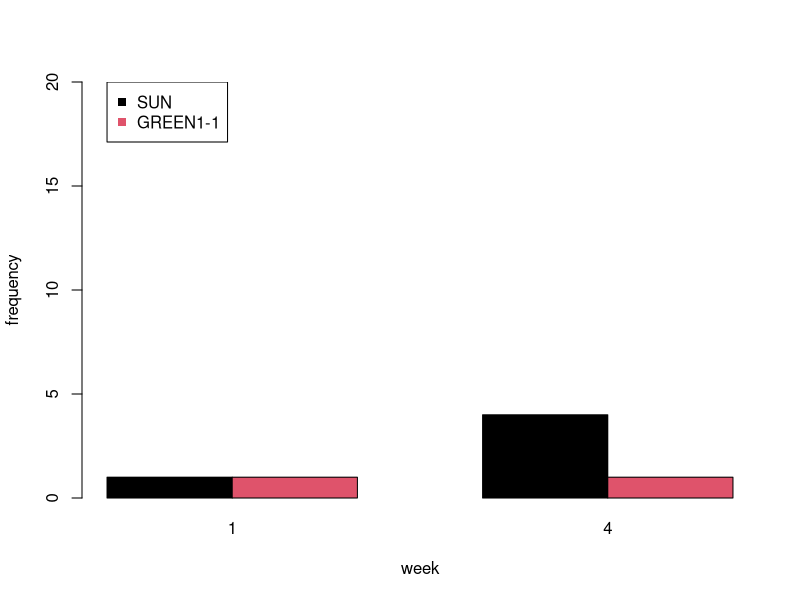
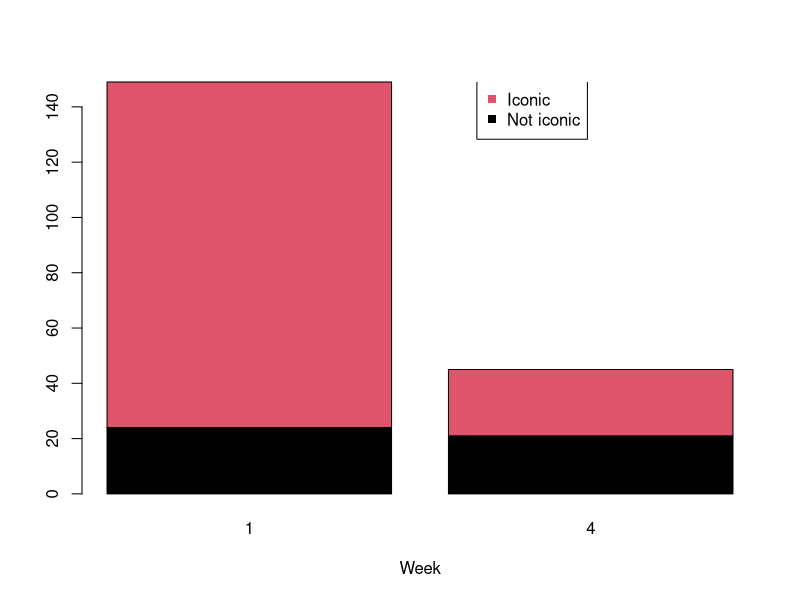
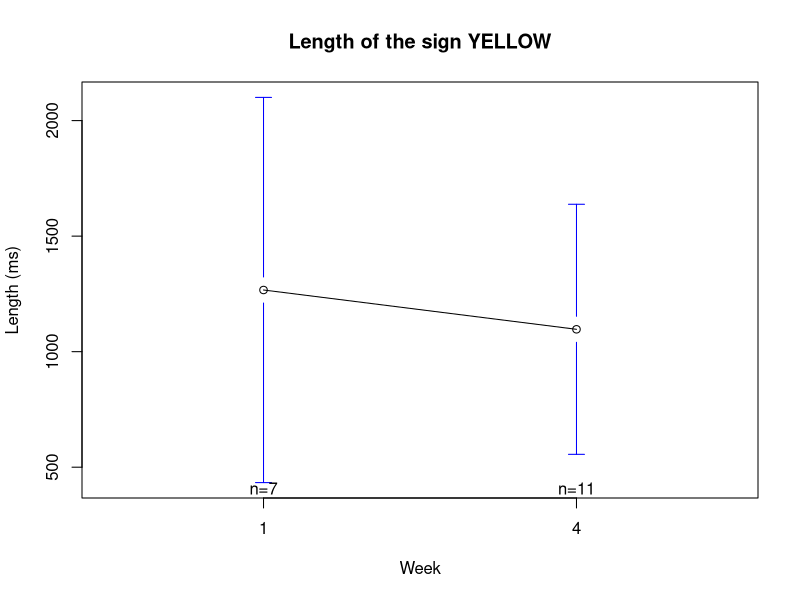
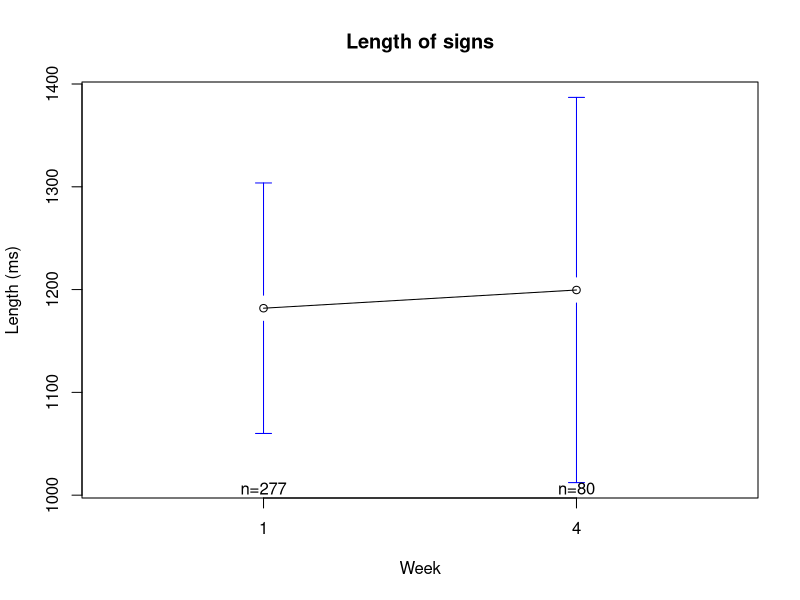
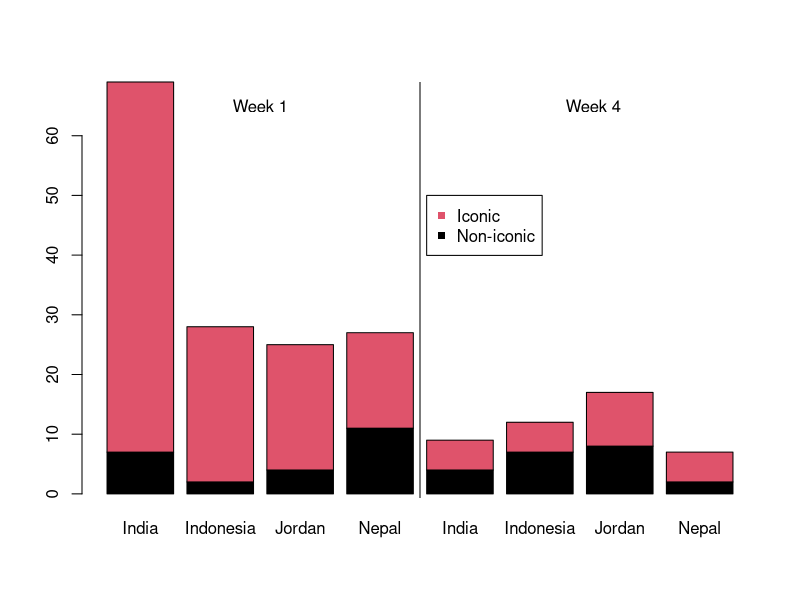

Source code (R) for these figures, in order: (Note: this script raises an error after producing the figures.)
library(ggplot2)
setwd("~/Documents/MPI/KangSukColours/ColourExperiment/analysis/")

d = read.csv("../data/processedData/variants_processed.csv", stringsAsFactors = F)

colourNumbers = c("1","5","7","14",'18','24')
colourNames = c("red",'brown','black','green','yellow','pink')
names(colourNames) = colourNumbers
colourNamesDark = c("dark red", 'orange', 'gray', 'dark green','gold', 'purple')


d = d[d$trial_value %in% colourNumbers,]

d$trialColourName = colourNames[d$trial_value]
d$trialColourName = factor(d$trialColourName, levels = colourNames)

sun = table(d[d$sign_value=="SUN",]$week)
yellow = table(d[d$sign_value=="GREEN1-1",]$week)

barplot(rbind(sun,yellow), beside=T, xlab='week', ylab='frequency', ylim=c(0,20),col=1:2)
legend(1,20,legend=c("SUN","GREEN1-1"), col=1:2, pch=15)

pdf("../results/descriptive/graphs/IconicityByWeek.pdf")
barplot(table(d$iconic,d$week), col=1:2, xlab='Week')
legend(1.5,150,legend=c("Iconic","Not iconic"), col=2:1, pch=15)
dev.off()


library(gplots)
pdf("../results/descriptive/graphs/LengthByWeek_YELLOW.pdf")
plotmeans(d[d$sign_value=="YELLOW",]$sign_length~d[d$sign_value=="YELLOW",]$week, xlab='Week', ylab="Length (ms)", main='Length of the sign YELLOW')
dev.off()

pdf("../results/descriptive/graphs/LengthByWeek.pdf")
plotmeans(d$sign_length~d$week, xlab='Week', ylab="Length (ms)", main='Length of signs')
dev.off()

pdf("../results/descriptive/graphs/IconicByWeekByPart.pdf", width=8, height=5)
partIconic = table(d$iconic,d$speakerName,d$week)
cbind(partIconic[,,1],partIconic[,,2])
barplot(cbind(partIconic[,,1],partIconic[,,2]), col=1:2)
abline(v=4.9)
text(c(2.5,7.5),c(65,65), c("Week 1", "Week 4"))
legend(5,50, c("Iconic","Non-iconic"), col=2:1, pch=15)
dev.off()

pdf("../results/descriptive/graphs/NumVarByFreq.pdf")
plot(as.vector(table(inventedBy)), as.vector(table(d$inventedBy)), xlab='Number of variants innovated', ylab="Frequency of variants", col='white')
text(as.vector(table(inventedBy)), as.vector(table(d$inventedBy)), names(table(inventedBy)))
dev.off()

pdf("../results/descriptive/graphs/NumVariants.pdf", width=8, height=5)
cols = rainbow(2)
barplot(matrix(tapply(d$sign_value, paste(d$speakerName,d$week), function(X){length(unique(X))}), nrow=2), beside = T, names.arg = sort(unique(d$speakerName)), col=cols, main='Number of variants used')
legend(9,80,c("Week 1","Week 4"), col=cols, pch=15)
dev.off()

week1L = tapply(d[d$director==d$speaker & d$week==1,]$sign_length, d[d$director==d$speaker & d$week==1,]$trialColourName, mean)
week4L = tapply(d[d$director==d$speaker & d$week==4,]$sign_length, d[d$director==d$speaker & d$week==4,]$trialColourName, mean)


pdf("../results/descriptive/graphs/LengthOfSignsByColour.pdf")
plot(c(0.5,2.5),range(week1L), type='n', ylab='Sign length (ms)', xlab='Week', xaxt="n")
axis(1,at=1:2, c("Week 1", "Week 4"))
points(rep(1,length(week1L)), week1L, col=colourNames, pch=16)
points(rep(2,length(week4L)), week4L, col=colourNames, pch=16)
for(i in 1:length(week1L)){
  lines(c(1,2),c(week1L[i],week4L[i]), col=colourNames[i])
}
dev.off()

for(i in 1:length(colourNames)){
 plotmeans(sign_length~week, data = d[d$director==d$speaker & d$trialColourName==colourNames[i], ], add=i!=1, col=colourNames[i])
}

week1L.trial = tapply(d[d$director==d$speaker & d$week==1,]$trial_length, d[d$director==d$speaker & d$week==1,]$trialColourName, mean)
week4L.trial = tapply(d[d$director==d$speaker & d$week==4,]$trial_length, d[d$director==d$speaker & d$week==4,]$trialColourName, mean)

barplot(rbind(week1L.trial, week4L.trial),beside = T, col=rep(colourNames,each=2), ylab='Trial length')



myData <- aggregate(d[d$director==d$speaker,]$trial_length,
  by = list(colour = d[d$director==d$speaker,]$trialColourName, d[d$director==d$speaker,]$week),
  FUN = function(x) c(mean = mean(x), sd = sd(x),
  n = length(x)))

myData <- do.call(data.frame, myData)
myData$se <- myData$x.sd / sqrt(myData$x.n)
colnames(myData) = c('Colour','Week','mean','sd','n','se')

dodge <- position_dodge(width = 0.9)
limits <- aes(ymax = myData$mean + myData$se, ymin = myData$mean - myData$se)


p <- ggplot(data = myData, aes(x = Colour, y = mean, group = Week))

pdf("../results/descriptive/graphs/LengthOfTrialsByColourAndWeek_gg.pdf")
p + geom_bar(stat = "identity", position = 'dodge', fill=rep(colourNames,each=2)) +
  geom_errorbar(limits, position = dodge, width = 0.25) +
  theme(axis.text.x=element_text(), axis.ticks.x=element_blank(),
        axis.title.x=element_blank(), plot.title=element_text("Trial Length")) + ylab("Trial length (ms)") +
    scale_colour_manual(values=colourNames)
dev.off()

######
myData <- aggregate(d[d$director==d$speaker,]$sign_length,
                    by = list(colour = d[d$director==d$speaker,]$trialColourName, d[d$director==d$speaker,]$week),
                    FUN = function(x) c(mean = mean(x), sd = sd(x),
                                        n = length(x)))

myData <- do.call(data.frame, myData)
myData$se <- myData$x.sd / sqrt(myData$x.n)
colnames(myData) = c('Colour','Week','mean','sd','n','se')

dodge <- position_dodge(width = 0.9)
limits <- aes(ymax = myData$mean + myData$se, ymin = myData$mean - myData$se)


p <- ggplot(data = myData, aes(x = Colour, y = mean, group = Week))

pdf("../results/descriptive/graphs/LengthOfSignsByColourAndWeek_gg.pdf")
p + geom_bar(stat = "identity", position = 'dodge', fill=rep(colourNames,each=2)) +
  geom_errorbar(limits, position = dodge, width = 0.25) +
  theme(axis.text.x=element_text(), axis.ticks.x=element_blank(),
        axis.title.x=element_blank(), plot.title=element_text("Sign Length")) + ylab("Sign length (ms)") +
  scale_colour_manual(values=colourNames)
dev.off()

####

pdf("../results/descriptive/graphs/LengthOfTrialsByColour.pdf")
plot(c(0.5,2.5),range(c(week1L.trial,week4L.trial)), type='n', ylab='Trial length (ms)', xlab='Week', xaxt="n")
axis(1,at=1:2, c("Week 1", "Week 4"))
points(rep(1,length(week1L.trial)), week1L.trial, col=colourNames, pch=16)
points(rep(2,length(week4L.trial)), week4L.trial, col=colourNames, pch=16)
for(i in 1:length(week1L)){
  lines(c(1,2),c(week1L.trial[i],week4L.trial[i]), col=colourNames[i])
}
dev.off()

plotmeans(sign_length~trialColourName,  d[d$director==d$speaker & d$week==1,], connect = F, col = colourNames, pch=16, barcol = 1,xlab='Colour', ylab='Sign length (ms)')
plotmeans(sign_length~trialColourName,  d[d$director==d$speaker & d$week==4,], connect = F, col = colourNames, pch=16, barcol = 1,xlab='Colour', ylab='Sign length (ms)', add=T)


###########



variants = data.frame()
for(colourID in colourNumbers){
  d2 =d[d$trial_value==colourID,]
  
  v = data.frame(colour=colourID, colourName = colourNames[which(colourNumbers==colourID)],sign=unique(d2[d2$week==1,]$sign_value[nchar(d2[d2$week==1,]$sign_value)>0]), stringsAsFactors = F)
  
  v$freq_week_1 = table(d2[d2$week==1,]$sign_value)[v$sign]
  v$freq_week_4 = table(d2[d2$week==4,]$sign_value)[v$sign]
  v$iconic = tapply(d2$iconic, d2$sign_value, head,n=1)[v$sign]
  v$check = tapply(d2[d2$week==1,]$T0Check,d2[d2$week==1,]$sign_value,function(X){sum(X,na.rm=T)>0})[v$sign]
  v$inventedBy= tapply(d2$inventedBy, d2$sign_value, head, n=1)[v$sign]
  
  variants = rbind(variants,v)
  
}

variants$iconic[is.na(variants$iconic)] = "No"
variants$freq_week_4[is.na(variants$freq_week_4)] = 0


summary(lm(log(1 + freq_week_4) ~ log(freq_week_1+1) + iconic + check + inventedBy, data=variants))


week1 = tapply(d[d$trial_value %in% colourNumbers & d$week==1,]$sign_value, d[d$trial_value %in% colourNumbers & d$week==1,]$trial_value, function(X){length(unique(X,na.rm=T))})
week4 = tapply(d[d$trial_value %in% colourNumbers & d$week==4,]$sign_value, d[d$trial_value %in% colourNumbers & d$week==4,]$trial_value, function(X){length(unique(X,na.rm=T))})

xtab = cbind(week1,week4)

pdf("../results/descriptive/graphs/NumberOfVariantsByColourByWeek.pdf", width=8, height=5)
barplot(xtab,beside=T, col=colourNames[rownames(xtab)], main='Number of Variants')
dev.off()

#######

library(party)

variants$iconic = as.factor(variants$iconic)
variants$inventedBy = as.factor(variants$inventedBy)
f = ctree(freq_week_4 ~ freq_week_1 + iconic + check + inventedBy, data=variants, control=ctree_control(mincriterion = 0.5))
plot(f)


d3 = d
d3$iconic[is.na(d3$iconic)] = "No"
d3$freq_week_4[is.na(d3$freq_week_4)] = 0

for(i in c('iconic','speakerName','inventedBy')){
  d3[,i] = as.factor(d3[,i])
}

summary(lm(log(1 + freq_week_4) ~ iconic + T0Check + inventedBy, data=d3))



f2 = ctree(freq_week_4 ~ iconic + T0Check + speakerName + sign_length+ inventedBy, data=d3, control=ctree_control(mincriterion = 0.95))
plot(f2, inner_panel=node_inner(f2,id=F),terminal_panel=node_barplot)
